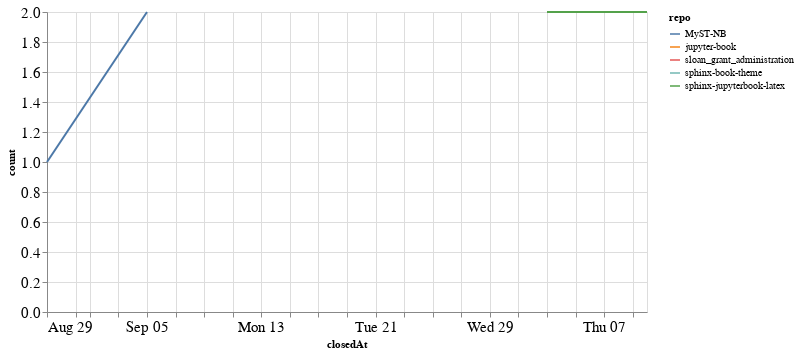

Source (notebook cell):
### Code cell
closed_by_time = closed_by.groupby('repo').resample('W', on='closedAt').count()['author'].reset_index()
closed_by_time = closed_by_time.rename(columns={'author': 'count'})

alt.Chart(closed_by_time, width=600).mark_line().encode(
    x='closedAt',
    y='count',
    color='repo',
    tooltip="repo"
)

### Figure 1 — Vega-Lite specification as saved in the notebook (floating-point values rounded to 4 significant figures)
{"config": {"axisLeft": {"labelFontSize": 15}, "axisBottom": {"labelFontSize": 15}}, "data": {"name": "data-c5642e86c10d41545c94e0ce037b8f1a"}, "mark": "line", "encoding": {"color": {"type": "nominal", "field": "repo"}, "tooltip": {"type": "nominal", "field": "repo"}, "x": {"type": "temporal", "field": "closedAt"}, "y": {"type": "quantitative", "field": "count"}}, "width": 600, "$schema": "https://vega.github.io/schema/vega-lite/v4.8.1.json", "datasets": {"data-c5642e86c10d41545c94e0ce037b8f1a": [{"repo": "MyST-NB", "closedAt": "2021-08-29T00:00:00", "count": 1}, {"repo": "MyST-NB", "closedAt": "2021-09-05T00:00:00", "count": 2}, {"repo": "jupyter-book", "closedAt": "2021-08-29T00:00:00", "count": 2}, {"repo": "sloan_grant_administration", "closedAt": "2021-09-26T00:00:00", "count": 1}, {"repo": "sphinx-book-theme", "closedAt": "2021-09-26T00:00:00", "count": 1}, {"repo": "sphinx-jupyterbook-latex", "closedAt": "2021-10-03T00:00:00", "count": 2}, {"repo": "sphinx-jupyterbook-latex", "closedAt": "2021-10-10T00:00:00", "count": 2}]}}
